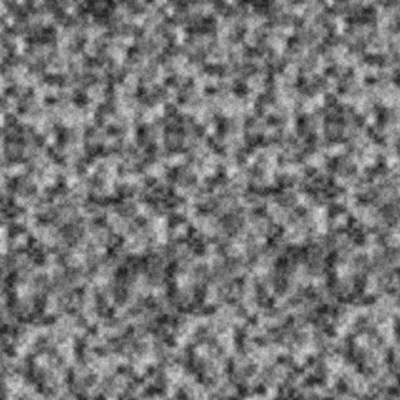
Frame 1 (no input)
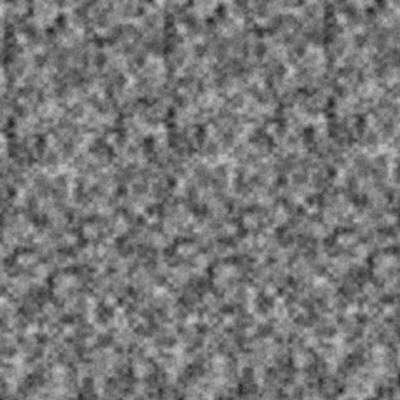
Frame 60 (the mouse pressed at the canvas centre just before this capture)
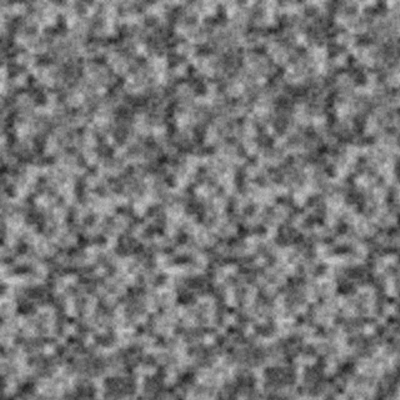
Frame 120 (the mouse held since frame 60 and released just before this capture)

The Processing sketch that drew these frames (run headless with seeded random() and noise(); from frame 60 on, the mouse is pressed at the canvas centre):

// Processing sketch: Noise2D
// ── Noise2D.pde
// Programma per il noise che dipende da tre paramentri x,y e tempo
float offsety=0;
float offsetx=0;
float tempo=0;

void setup(){
    size(400,400);
}

void draw(){
  
  loadPixels();
  offsety=0;
  for (int y = 0; y < height; y++) {
  offsetx=0;
  for (int x = 0; x < width; x++) {
    
    // genero un rumore che dipende da tre parametri
      float c=noise(offsetx,offsety,tempo);
      c=map(c,0,1,0,255);
      
      pixels[x+y*width]=color(c);
      offsetx+=0.1;
    }
    offsety+=0.1;
  }
  updatePixels();
  
 
 tempo+=0.01;

}
